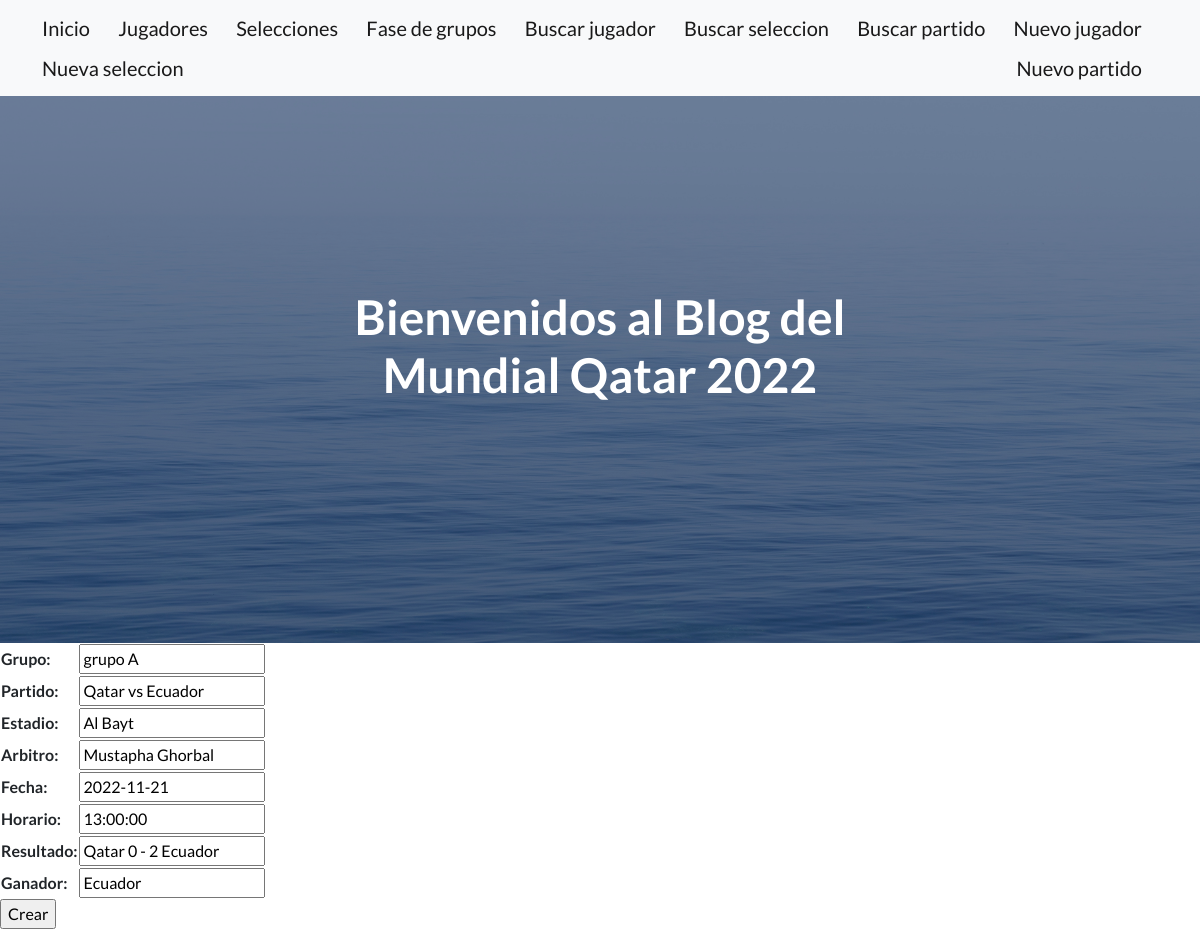
The page /fasegrupos/edit/1 on the database its author committed.
### AppMundial/models.py (models this page shows, shortened)
class Fase_grupos(models.Model):
    grupo = models.CharField(max_length=20, null=True, blank=True)
    partido = models.CharField(max_length=60, null=True, blank=True)
    estadio = models.CharField(max_length=20, null=True, blank=True)
    arbitro = models.CharField(max_length=30, null=True, blank=True)
    fecha = models.DateField()
    horario = models.TimeField()
    resultado = models.CharField(max_length=60, null=True, blank=True)
    ganador = models.CharField(max_length=30, null=True, blank=True)

### AppMundial/views.py (the view)
# urls.py: path('fasegrupos/edit/<pk>', views.Fase_gruposEdit.as_view(), name='Editfg'),
class Fase_gruposEdit(UpdateView):
    model = Fase_grupos
    fields = '__all__'
    success_url = '/AppMundial/fasegrupos/listfg/'

### AppMundial/templates/AppMundial/fase_grupos_form.html
{% extends "AppMundial/base.html" %}
{% load static %}
{% block contenidoQueCambia %}
<form action=""   method="post">{% csrf_token %}
    <table>
        {{form.as_table}}
    </table>
    <input type="submit" value="Crear">
  </form>
{% endblock %}

### rows shown on the page
Fase_grupos: grupo "grupo A", partido "Qatar vs Ecuador", estadio "Al Bayt", arbitro "Mustapha Ghorbal", fecha "2022-11-21", horario "13:00:00", resultado "Qatar 0 - 2 Ecuador", ganador "Ecuador"
